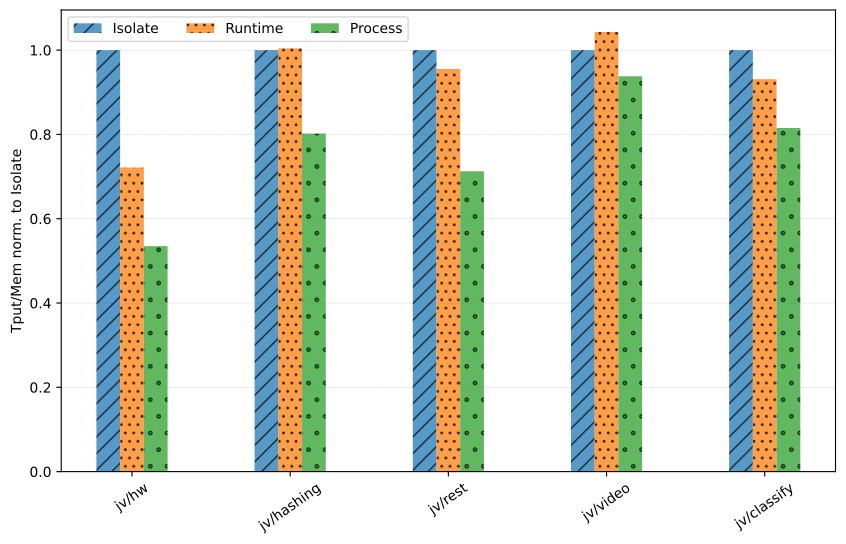

Recreate this plot in Python.
#!/usr/bin/python

import os
import matplotlib.pyplot as plt
import numpy as np

results_home = "/home/rbruno/git/graalvm-argo-benchmarks/results"

benchmark_labels = [
    "jv/hw",
#    "java/sleep",
    "jv/hashing",
    "jv/rest",
    "jv/video",
    "jv/classify"
]

isolate_benchmark_path = [
    "java/gv-hello-world-niuk-isolate-benchmark-8-1-2048",
#    "java/gv-sleep-niuk-benchmark-10-1-2048",
    "java/gv-file-hashing-niuk-isolate-benchmark-8-1-2048",
    "java/gv-httprequest-niuk-isolate-benchmark-8-1-2048",
    "java/gv-video-processing-niuk-isolate-benchmark-2-1-2048",
    "java/gv-classify-niuk-isolate-benchmark-1-1-2048",
]

runtime_benchmark_path = [
    "java/gv-hello-world-niuk-runtime-benchmark-8-1-2048",
#    "java/gv-sleep-niuk-benchmark-10-1-2048",
    "java/gv-file-hashing-niuk-runtime-benchmark-8-1-2048",
    "java/gv-httprequest-niuk-runtime-benchmark-8-1-2048",
    "java/gv-video-processing-niuk-runtime-benchmark-2-1-2048",
    "java/gv-classify-niuk-runtime-benchmark-1-1-2048",
]

process_benchmark_path = [
    "java/gv-hello-world-niuk-process-benchmark-8-1-2048",
#    "java/gv-sleep-niuk-benchmark-10-1-2048",
    "java/gv-file-hashing-niuk-process-benchmark-8-1-2048",
    "java/gv-httprequest-niuk-process-benchmark-8-1-2048",
    "java/gv-video-processing-niuk-process-benchmark-2-1-2048",
    "java/gv-classify-niuk-process-benchmark-1-1-2048",
]

# Throughput in ops/s.
isolate_benchmark_tput = {}
runtime_benchmark_tput = {}
process_benchmark_tput = {}
# RSS in KBs.
isolate_benchmark_rss = {}
runtime_benchmark_rss = {}
process_benchmark_rss = {}
# Efficiency in ops/s/mb.
isolate_benchmark_eff = {}
runtime_benchmark_eff = {}
process_benchmark_eff = {}

def read_benchmark_throughput(path, values):
    try:
        with open('../results/' + path + '/ab.log') as file:
            for line in file:
                if 'Requests per second:' in line:
                    values[path] = float(line.split()[3])
    except Exception as e:
        print("Error processing " + path + ":")
        raise e

def read_benchmark_rss(path, values):
    try:
        benchmark_rss = []
        with open('../results/' + path + '/lambda.rss') as file:
            for line in file:
                benchmark_rss.append(int(line))
        last_five_elements = benchmark_rss[-5:]
        values[path] = int(sum(last_five_elements) / len(last_five_elements) / 1000)
    except Exception as e:
        print("Error processing " + path + ":")
        raise e

for path in isolate_benchmark_path: read_benchmark_throughput(path, isolate_benchmark_tput)
for path in runtime_benchmark_path: read_benchmark_throughput(path, runtime_benchmark_tput)
for path in process_benchmark_path: read_benchmark_throughput(path, process_benchmark_tput)
for path in isolate_benchmark_path: read_benchmark_rss(path, isolate_benchmark_rss)
for path in runtime_benchmark_path: read_benchmark_rss(path, runtime_benchmark_rss)
for path in process_benchmark_path: read_benchmark_rss(path, process_benchmark_rss)

for path in isolate_benchmark_tput:
    isolate_benchmark_eff[path] = isolate_benchmark_tput[path] / isolate_benchmark_rss[path] * 1024
for path in runtime_benchmark_tput:
    runtime_benchmark_eff[path] = runtime_benchmark_tput[path] / runtime_benchmark_rss[path] * 1024
for path in process_benchmark_tput:
    process_benchmark_eff[path] = process_benchmark_tput[path] / process_benchmark_rss[path] * 1024

# Normalization to isolate step.
for path in process_benchmark_tput:
    process_benchmark_eff[path] = process_benchmark_eff[path] / isolate_benchmark_eff[path.replace("-process-", "-isolate-")]
for path in runtime_benchmark_tput:
    runtime_benchmark_eff[path] = runtime_benchmark_eff[path] / isolate_benchmark_eff[path.replace("-runtime-", "-isolate-")]
for path in isolate_benchmark_tput:
    isolate_benchmark_eff[path] = 1

print("########## Throughput ##########")
for key in isolate_benchmark_tput:
    print("{benchmark}: {value} ops/s".format(benchmark=key, value=isolate_benchmark_tput[key]))
for key in runtime_benchmark_tput:
    print("{benchmark}: {value} ops/s".format(benchmark=key, value=runtime_benchmark_tput[key]))
for key in process_benchmark_tput:
    print("{benchmark}: {value} ops/s".format(benchmark=key, value=process_benchmark_tput[key]))


print("########## Memory ##############")
for key in isolate_benchmark_tput:
    print("{benchmark}: {value} KBs".format(benchmark=key, value=isolate_benchmark_rss[key]))
for key in runtime_benchmark_tput:
    print("{benchmark}: {value} KBs".format(benchmark=key, value=runtime_benchmark_rss[key]))
for key in process_benchmark_tput:
    print("{benchmark}: {value} KBs".format(benchmark=key, value=process_benchmark_rss[key]))


print("########## Efficiency ##########")
for key in isolate_benchmark_eff:
    print("{benchmark}: {value} ops/sec/GB".format(benchmark=key, value=isolate_benchmark_eff[key]))
for key in runtime_benchmark_eff:
    print("{benchmark}: {value} ops/sec/GB".format(benchmark=key, value=runtime_benchmark_eff[key]))
for key in process_benchmark_eff:
    print("{benchmark}: {value} ops/sec/GB".format(benchmark=key, value=process_benchmark_eff[key]))

x = np.arange(len(benchmark_labels))
width = 0.15

fig, ax = plt.subplots()
ax.bar(x - width, isolate_benchmark_eff.values(), width, hatch='//', label='Isolate', alpha=0.75)
ax.bar(x        , runtime_benchmark_eff.values(), width, hatch='..', label='Runtime', alpha=0.75)
ax.bar(x + width, process_benchmark_eff.values(), width, hatch='.', label='Process', alpha=0.75)

ax.set_ylabel('Tput/Mem norm. to Isolate')
ax.set_xticks(x, benchmark_labels)
ax.legend(ncol=3)
ax.set_axisbelow(True)
plt.grid(axis = 'y', linestyle = '--', linewidth = 0.25)
plt.xticks(rotation = 35)
fig.set_figwidth(10)
fig.set_figheight(6)
plt.savefig("sandboxes-efficiency-norm.pdf", bbox_inches='tight')
plt.show()
